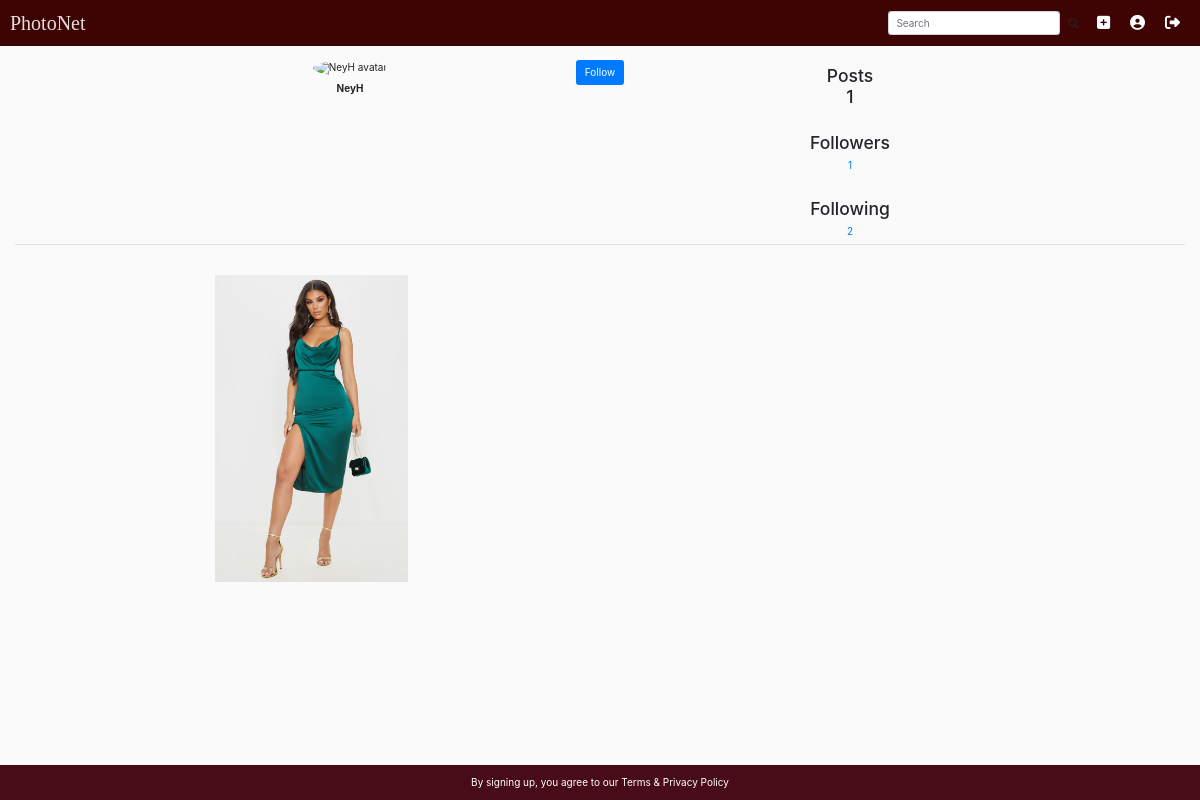
Page /user/7 (signed in) on the committed database.
### album/models.py (models this page shows)
class UserExtended(models.Model):
    user = models.OneToOneField(User, on_delete=models.CASCADE)
    avatar = models.ImageField(upload_to=get_avatar_upload_path, default="no_avatar.png")
    following = models.ManyToManyField("self", symmetrical=False, related_name="followers")

class Post(models.Model):
    author = models.ForeignKey(UserExtended, on_delete=models.CASCADE, related_name="user_posts")
    image = models.ImageField(upload_to=get_image_upload_path)
    description = models.TextField(default="")
    created = models.DateTimeField(auto_now_add=True)
    liked = models.ManyToManyField(UserExtended, related_name="liked_posts")
    comments = models.ManyToManyField("Comment", related_name="commented_posts")

### album/views.py (the view)
# urls.py: path("user", views.user, name="user"),
def user(request, user_id=None):
    if request.method == "POST":
        return HttpResponseNotAllowed(["GET"])
    if user_id is None:
        if request.user.id is None:
            return HttpResponseRedirect(reverse("welcome"))
        user_id2 = request.user.id
    else:
        user_id2 = user_id
    user_ex = UserExtended.objects.get(user__id=user_id2)
    show_follow_button = False
    if user_id is not None and user_id != request.user.id:
        show_follow_button = True
    already_follow = False
    if show_follow_button:
        already_follow = user_id in [x.user.id for x in UserExtended.objects.get(user__id=request.user.id).following.all()]
    context = {
        "user_ex": user_ex,
        "posts": Post.objects.filter(author__user__id=user_id2).order_by("-created"),
        "show_follow_button": show_follow_button,
        "already_follow": already_follow,
        "following": user_ex.following.count(),
        "followers": user_ex.followers.count()
    }
    context["dummies"] = range(4 - context["posts"].count() % 4)
    return render(request, "album/user.html", context)

### album/templates/album/user.html (shortened to what this page needs)
{% extends "album/layout.html" %} {% load static %} {% block title %} {{ user_ex.user.username }}'s profile | PhotoNet {% endblock %}  {% block main %}
<div class="container-fluid">
    <div id="user-info" class="row">
        <div class="col-sm-5 col-md-5 col-lg-3 offset-lg-2 col-xl-3 offset-xl-2 text-center">
            {% if request.user.id == user_ex.user.id %}
            <a id="change-avatar-link" href="#">
                <img id="avatar-img" class="avatar-profile avatar-profile-big" src="https://upload.wikimedia.org/wikipedia/commons/9/99/Sample_User_Icon.png" alt="{{ user_ex.user.username }} avatar" data-toggle="tooltip" title="Edit Profile">
                <input type="file" id="upload-avatar" name="file" style="display: none;">
            </a>
            {% else %}
            <img id="avatar-img" class="avatar-profile avatar-profile-big" src="https://upload.wikimedia.org/wikipedia/commons/9/99/Sample_User_Icon.png" alt="{{ user_ex.user.username }} avatar" title="{{ user_ex.user.username }}"> {% endif %}
            <p>{{ user_ex.user.username }}</p>
        </div>
        <div class="col-sm-2 col-md-2 col-lg-2 col-xl-2 text-center">
            {% if show_follow_button %}
                    <button id="follow-btn" class="btn btn-primary" type="button" name="follow" {% if already_follow %}disabled{% endif %}>Follow</button>
                {% endif %}
        </div>
        <div class="col-sm-5 col-md-5 col-lg-3 col-xl-3 text-center" id="user-counts">
            <p>
                <h3>Posts <br>{{ posts.count }}</h3>
            </p>
            <br>
                {% if followers %} <p><h3>Followers</h3> <span id="followers_count"><a href="{% url 'followers' user_ex.user.id %}">{{ followers }}</a></span> {% else %} <br><h3>Followers</h3> <span id="followers_count">{{ followers }}</span> {% endif %}</h3>
            </p>
            <br>
          {% if following %} <p><h3>Following </h3><span id="following_count"><a href="{% url 'following' user_ex.user.id %}">{{ following }}</a></span> {% else %} <br><h3>Following</h3> <span id="following_count">{{ following }}</span> {% endif%}
            </p>
        </div>
    </div>
    <hr>
    <div class="row">
        <div class="col-xl-8 offset-xl-2 col-lg-10 offset-lg-1">
            {% if posts %}
            <div class="d-flex flex-wrap justify-content-between">
                {% for post in posts %}
                <img class="img-gallery align-self-center" data-toggle="tooltip" data-html="true" data-post-id="{{ post.id }}" data-likes="{{ post.liked.count }}" data-comments="{{ post.comments.count }}" src="{{ post.image.url }}" alt="{{ post.author.user.username}} photo"
                    title="Likes: {{ post.liked.count }}<br>Comments: {{ post.comments.count }}"> {% endfor %}
            </div>
            {% else %}
            <marquee behavior="slide" direction="left">No Post Yet</marquee>
            </body>
            {% endif %}
        </div>
    </div>
</div>
{% endblock %}

### album/static/album/CSS/style.css (style rules this page uses)
#user-info #user-counts p:first-child { margin-top: 1; }
#user-info+hr { margin-top: 0; }
#user-info p { font-weight: bold; margin-top: 0.5em; margin-bottom: 0.5em; }
.avatar-profile { border-radius: 50%; }
.avatar-profile-big { width: 33%; }
img.img-gallery { width: 25%; height: 100%; }
* { margin: 0px; padding: 0px; }
body { background-color: #eee; }
*, *::before, *::after { margin: 0; padding: 0; box-sizing: inherit; }
html { font-size: 10px; box-sizing: border-box; }
a { text-decoration: none; }
body { background-color: #fafafa; }
.row { display: -ms-flexbox; display: flex; -ms-flex-wrap: wrap; flex-wrap: wrap; margin-right: -15px; margin-left: -15px; margin-top: 30px; }

### rows in the picture
UserExtended: user.username "NeyH"
Post: image (picture)

### other values in the picture
{{ posts.count }} "1"
{{ followers }} "1"
{{ following }} "2"
